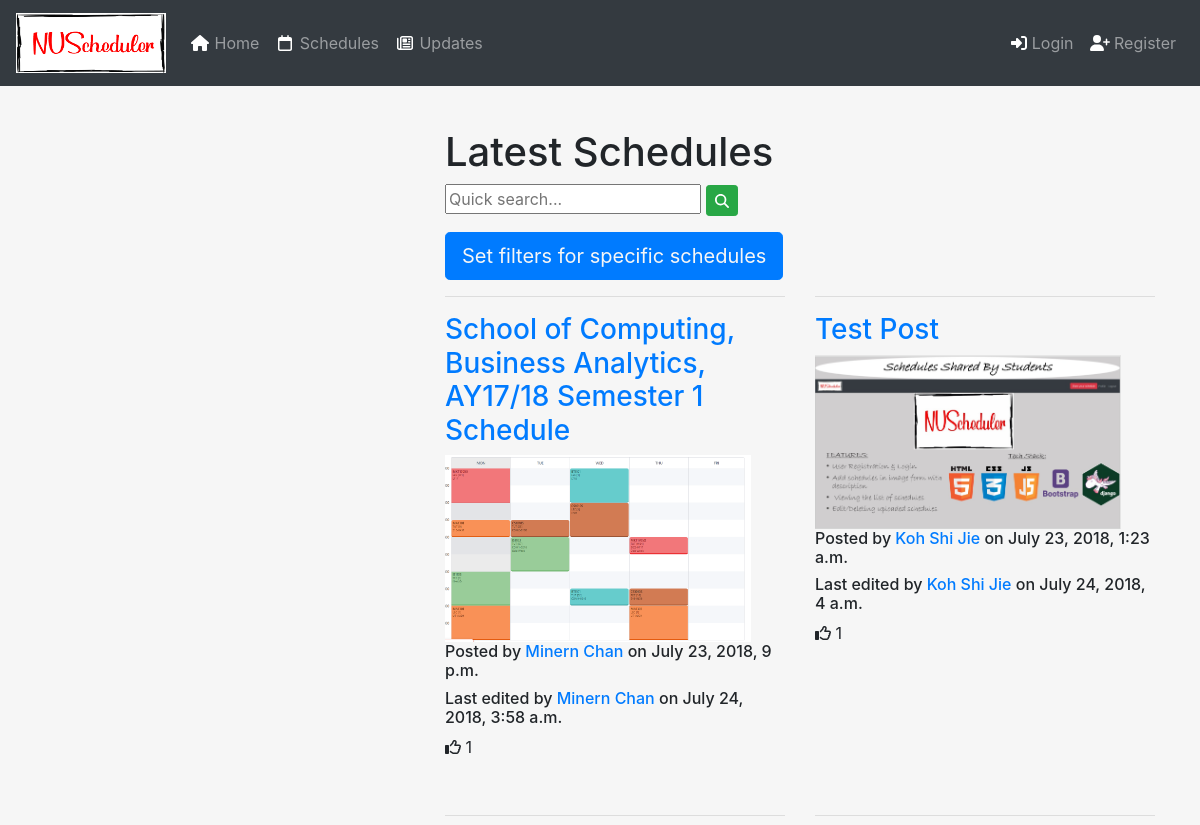
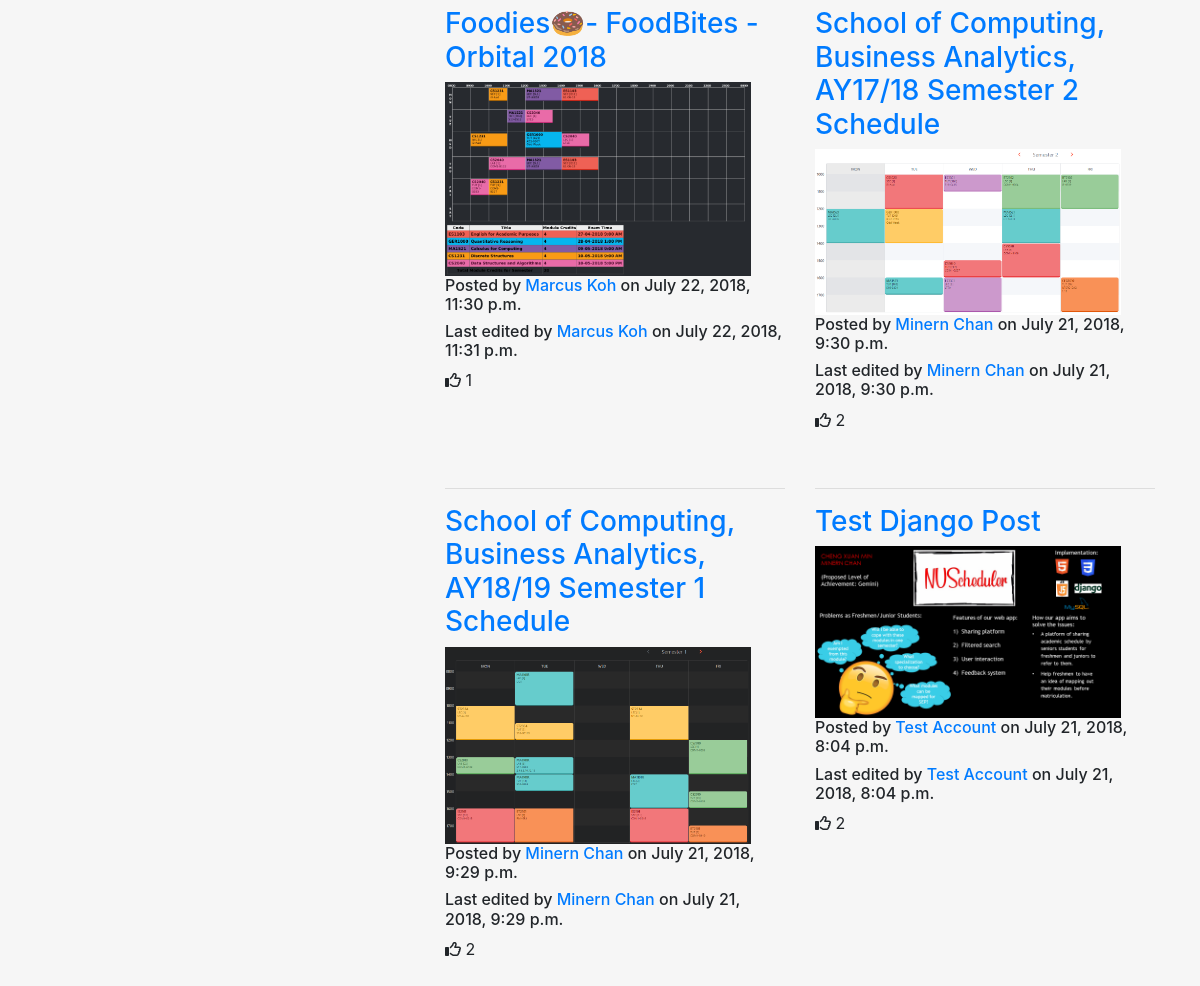
Page /schedule/ on the earlier database version (2 pictures, top to bottom).
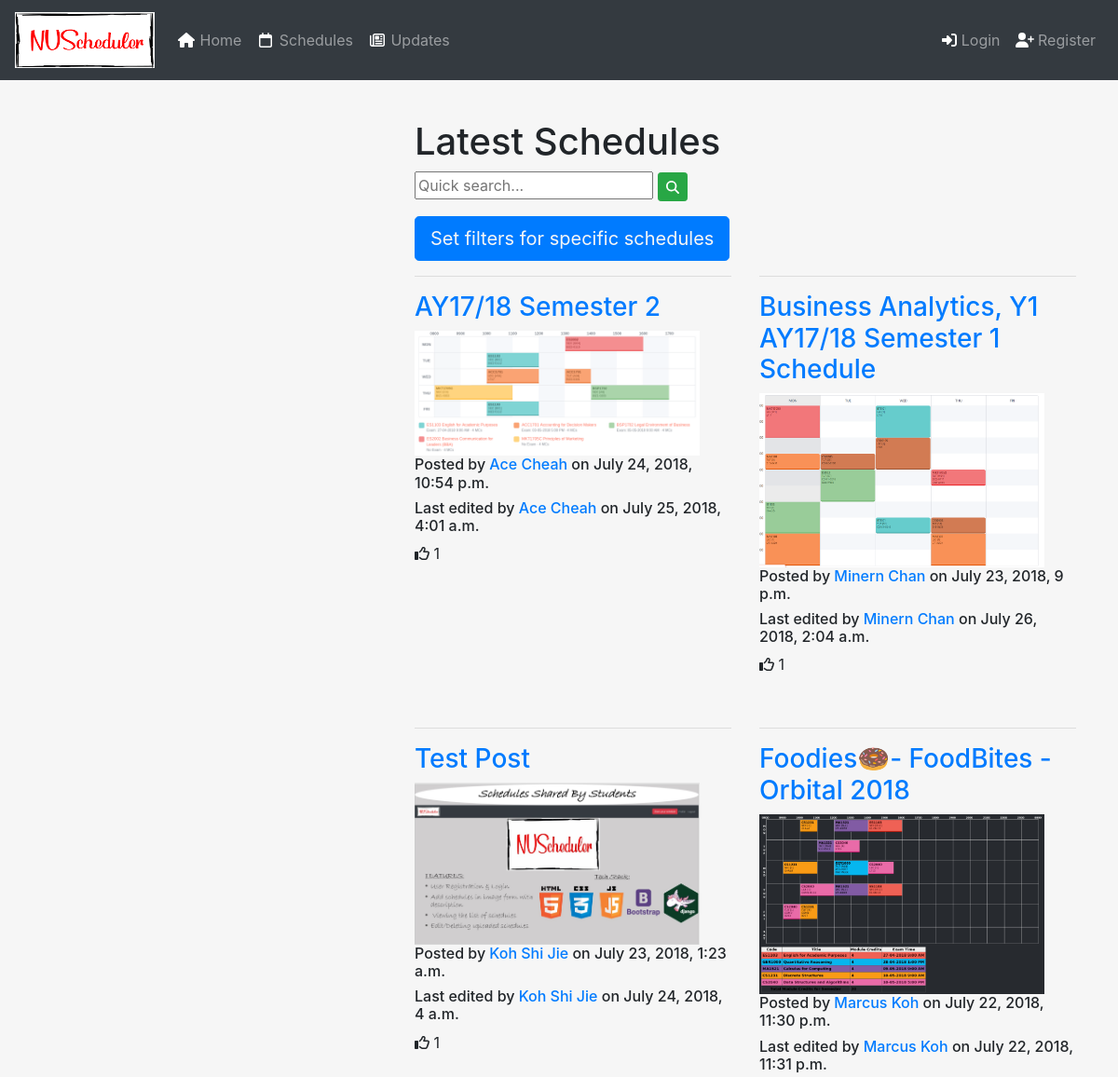
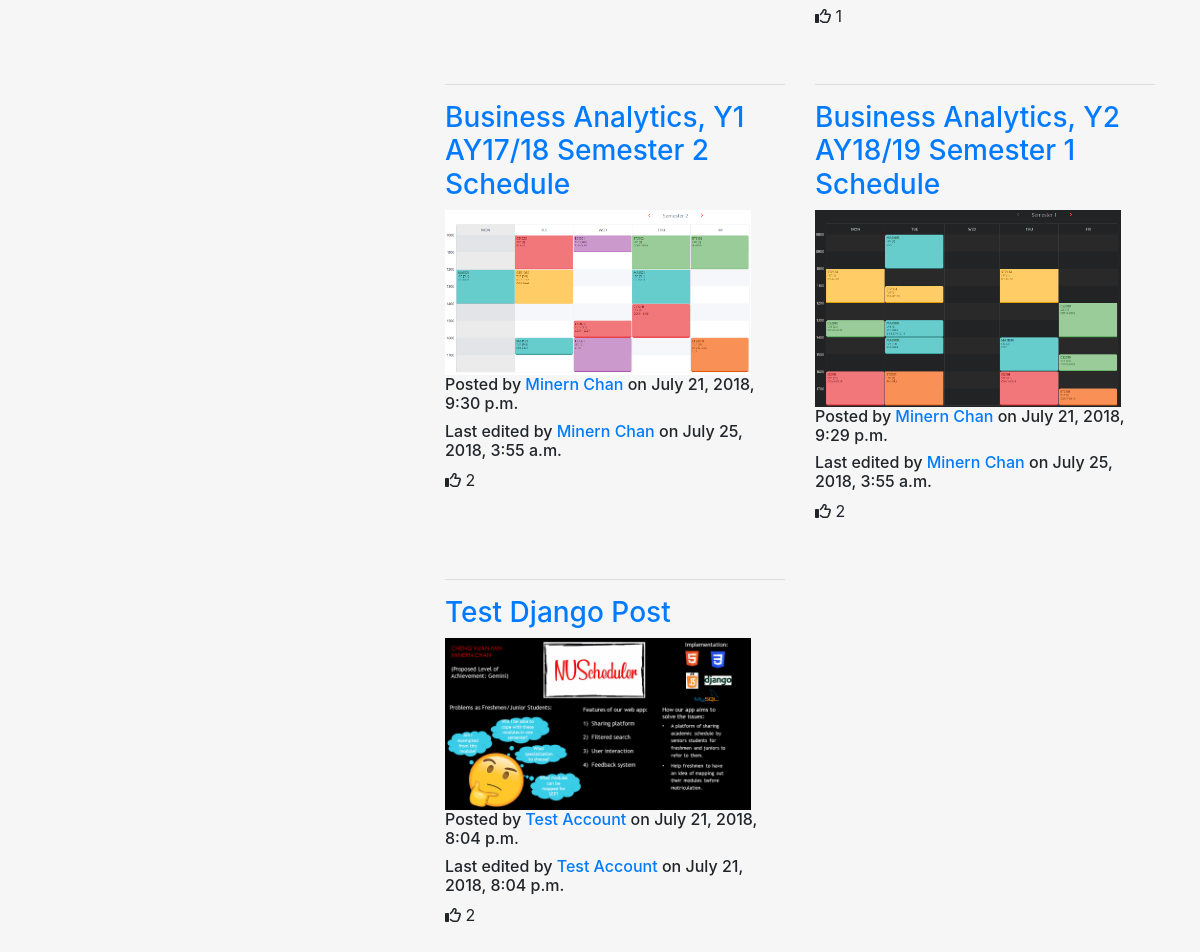
Same page on the later database version (2 pictures, top to bottom).
### schedule/models.py (models this page shows, shortened)
class SchedulePost(models.Model):
    id = models.UUIDField(primary_key=True, default=uuid.uuid4, editable=False)
    title = models.CharField(max_length=140)
    image = models.ImageField(upload_to='schedule_image')
    faculty = models.CharField(max_length=100)
    course_name = models.CharField(max_length=200)
    year = models.IntegerField()
    semester = models.CharField(max_length=100)
    modules_taken = MultiSelectField(choices=MODULE_CHOICES)
    desc = models.TextField()
    user = models.ForeignKey(get_user_model(), on_delete=models.CASCADE)
    created = models.DateTimeField(auto_now_add=True)
    updated = models.DateTimeField(auto_now=True)
    like = models.ManyToManyField(get_user_model(),related_name='user_votes')

### accounts/models.py (models this page shows)
class User(AbstractUser):
    username = None
    id = models.UUIDField(primary_key=True, default=uuid.uuid4, editable=False)
    email = models.EmailField(_('email address'), unique=True)
    faculty = models.CharField(max_length=100)
    course_name = models.CharField(max_length=200)
    year = models.CharField(max_length=50)
    USERNAME_FIELD = 'email'
    REQUIRED_FIELDS = ['first_name','last_name','faculty','course_name','year',]
    objects = UserManager()

### schedule/views.py (the view)
# urls.py: path('', views.ScheduleView.as_view(), name='schedule'),
class ScheduleView(TemplateView):
    template_name = 'schedule/schedule.html'
    def get(self,request): #Requires HttpResponse
        schedule_posts = SchedulePost.objects.all().order_by('-created')
        args = {'schedule_posts': schedule_posts,}
        return render(request, self.template_name, args)

### schedule/templates/schedule/schedule.html
{% extends 'base.html' %}
{% block content %}
<div class="container-fluid">
    <h1>Latest Schedules</h1>
    <form method="GET" action="{% url 'schedule_search' %}" style="float:left;">
        <input name="q" value="{{request.GET.q}}" placeholder="Quick search...">
        <button type="submit" class="btn btn-success btn-sm"><span class="fa fa-search"></span></button>
    </form>
    <br><br>
    <button type="button" class="btn btn-primary btn-lg" style="float:left;"><a href="{% url 'schedule_filter' %}" style="color:#f6f6f6">Set filters for specific schedules</a></button>
    <br><br>
    {% for schedule_post in schedule_posts %}
        {% if forloop.first %} <div class="row"> {% endif %}
            <div class="col-sm-6">
                <hr>
                <h3><a href="{% url 'view_schedule' pk=schedule_post.id %}">{{ schedule_post.title }}</a></h3>
                {% if schedule_post.image %}
                <a href="{% url 'view_schedule' pk=schedule_post.id %}">
                    <img src="{{ schedule_post.image.url }}" class="img-fluid" style="max-width:90%">
                </a>
                {% endif %}
                <h6>Posted by <a href="{% url 'view_other_profile' id=schedule_post.user.id %}">{{ schedule_post.user.get_full_name }}</a> on {{ schedule_post.created }}</h6>
                <h6>Last edited by <a href="{% url 'view_other_profile' id=schedule_post.user.id %}"> {{ schedule_post.user.get_full_name }}</a> on {{ schedule_post.updated }}</h6>
                <p><i class="far fa-thumbs-up"></i> {{ schedule_post.like.count }} </p>
                <br>
            </div>
        {% if forloop.counter|divisibleby:2 %} </div> <div class="row"> {% endif %}
        {% if forloop.last %} </div> {% endif %}
    {% endfor %}
    <br>
    <br>
</div>
{% endblock %}

### homepage/templates/base.html (shortened to what this page needs)
<!DOCTYPE html>
<html lang="en">
<head>
	{% load staticfiles %}
	<link rel="stylesheet" href="{% static 'homepage/css/bootstrap.min.css' %}" type = "text/css"/>
	<link rel="stylesheet" href="{% static 'homepage/css/all.css' %}"/>
    <link href="{% static 'homepage/css/simple-sidebar.css' %}" rel="stylesheet">
</head>
<body class="body" style="background-color:#f6f6f6">
	<nav class="navbar navbar-expand-md navbar-dark bg-dark fixed-top">
		<div class="navbar-collapse collapse dual-collapse2" id="navbarNav">
			<div class="navbar-collapse w-100 order-1 order-md-0">
				<a class="navbar-brand" href="{% url 'home' %}">
					<img src="{% static 'homepage/img/NUScheduler-logo.png' %}" class="responsive-img" width="150" height="60" alt="NUScheduler Logo">
				</a>
				<div class="navbar-nav">
					<a href="{% url 'home' %}" class="nav-item nav-link"><i class="fas fa-home fa-fw " style="color:white"></i> Home</a></li>
					<a href="{% url 'schedule' %}" class="nav-link"><i class="far fa-calendar fa-fw " style="color:white"></i> Schedules</a></li>
					<a href="{% url 'updates' %}" class="nav-link"><i class="far fa-newspaper fa-fw" style="color:white"></i> Updates</a></li>
				</div>
			</div>
		{% if user.is_authenticated %}
			<div class="navbar-collapse w-100 order-3 ">
				<ul class="navbar-nav ml-auto">
					<li class="nav-item"><button type="button" class="btn btn-danger"><a href="{% url 'schedule_submit' %}" style="color:#f6f6f6"><i class="fas fa-share"></i> Share your schedule</a></button></li>
					<li class="nav-item"><a class="nav-link" href="{% url 'view_profile' %}"><i class="fas fa-user" style="color:white"></i> Profile</a></li>
					<li class="nav-item"><a class="nav-link" href="{% url 'logout' %}"><i class="fas fa-sign-out-alt" style="color:white"></i> Logout</a></li>
				</ul>
			</div>
		{% else %}
			<div class="navbar-collapse w-100 order-3">
				<ul class="navbar-nav ml-auto">
					<li class="nav-item"><a class="nav-link" href="{% url 'login' %}"><i class="fas fa-sign-in-alt" style="color:white"></i> Login</a></li>
					<li class="nav-item"><a class="nav-link" href="{% url 'register' %}"><i class="fas fa-user-plus" style="color:white"></i> Register</a></li>
				</ul>
			</div>
		</div>
		{% endif %}
	</nav>
	<div class="container-fluid">
		<div class="row">
			<div class="col offset-0" style="margin-top:80px;">
				<div class="container-fluid">
					<br><br>
					{% block content %}
					{% endblock %}
				</div>
			</div>
		</div>
	</div>
</body>
</html>

### homepage/static/homepage/css/all.css (style rules this page uses)
.fa-fw { text-align: center; width: 1.25em; }
.fa-calendar:before { content: "\f133"; }
.fa-newspaper:before { content: "\f1ea"; }
.fa-thumbs-up:before { content: "\f164"; }
.fa-user-plus:before { content: "\f234"; }

### homepage/templates/base.html (style rules this page uses)
html, body { height:100% }

Differences in the rows shown:
added SchedulePost: title "AY17/18 Semester 2", image (picture), user.get_full_name "Ace Cheah", created "July 24, 2018, 10:54 p.m.", updated "July 25, 2018, 4:01 a.m.", like.count "1"
changed SchedulePost: title "School of Computing, Business Analytics, AY17/18 Semester 1 Schedule" → "Business Analytics, Y1 AY17/18 Semester 1 Schedule"; updated "July 24, 2018, 3:58 a.m." → "July 26, 2018, 2:04 a.m."
changed SchedulePost: title "School of Computing, Business Analytics, AY17/18 Semester 2 Schedule" → "Business Analytics, Y1 AY17/18 Semester 2 Schedule"; updated "July 21, 2018, 9:30 p.m." → "July 25, 2018, 3:55 a.m."
changed SchedulePost: title "School of Computing, Business Analytics, AY18/19 Semester 1 Schedule" → "Business Analytics, Y2 AY18/19 Semester 1 Schedule"; updated "July 21, 2018, 9:29 p.m." → "July 25, 2018, 3:55 a.m."
